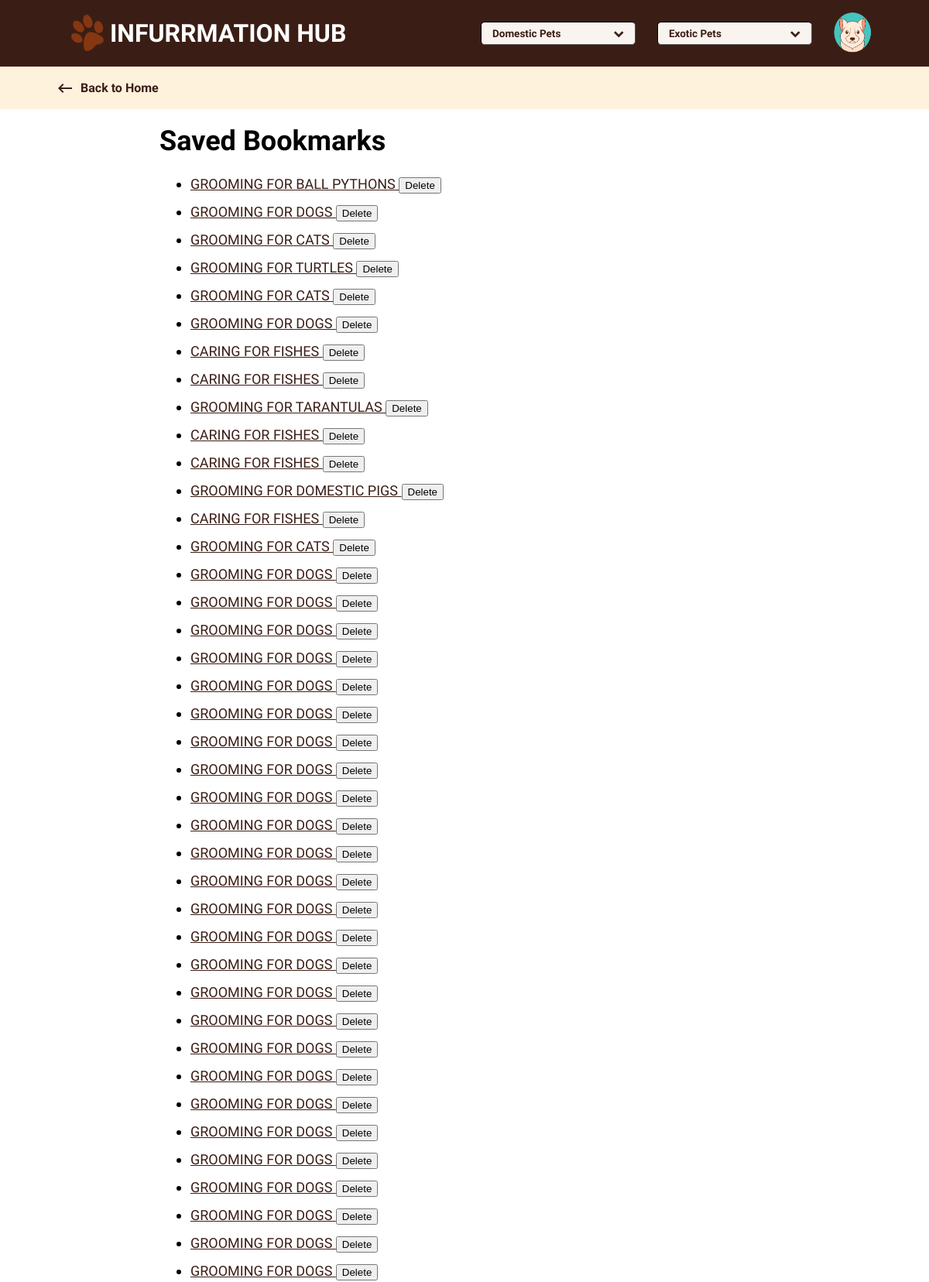
The page /saved_bookmarks.php (upper part) on the database its author committed.
### tables this page shows
CREATE TABLE `bookmarksnew` (
  `id` int(11) NOT NULL,
  `title` varchar(255) NOT NULL,
  `url` varchar(255) NOT NULL,
  `created_at` timestamp NOT NULL DEFAULT current_timestamp()
);

### htdocs/saved_bookmarks.php (the view, shortened to what this page needs)
<?php
$host = 'localhost';
$dbname = 'pethubdb';
$username = 'root';
$password = '';
try {
    $pdo = new PDO("mysql:host=$host;dbname=$dbname;charset=utf8", $username, $password);
    $pdo->setAttribute(PDO::ATTR_ERRMODE, PDO::ERRMODE_EXCEPTION);
    $stmt = $pdo->query("SELECT * FROM bookmarksnew ORDER BY created_at DESC");
    $bookmarks = $stmt->fetchAll(PDO::FETCH_ASSOC);
} catch (PDOException $e) {
    echo "Error: " . $e->getMessage();
    exit;
}
?>
<!DOCTYPE html>
<html lang="en">
<head>
  <link rel="stylesheet" href="https://cdnjs.cloudflare.com/ajax/libs/font-awesome/4.7.0/css/font-awesome.min.css">
  <link rel="stylesheet" href="general.css">
  <link rel="stylesheet" href="navbar.css">
  <link rel="stylesheet" href="contents.css">
</head>
<body>
<div class="navbar">
  <div class="left-section">
    <div class="logo-icon">
      <img class="logo-image" src="/img/logo2.png">
    </div>
    <div class="infurrmation-hub">
      <h1>INFURRMATION HUB</h1>
    </div>
  </div>
  <div class="middle-section">
    <div class="dropdown">
      <button class="button-style" id="button-spacing"><p>Domestic Pets</p><div class="chevron-down"><i class="fa fa-chevron-down"></i></div></button>
    </div>
    <div class="dropdown">
      <button class="button-style"><p>Exotic Pets</p> <div class="chevron-down"><i class="fa fa-chevron-down"></i></div></button>
    </div>
  </div>
  <div class="right-section">
    <div class="profile-section">
     <div class="profile-picture-section">
         <?php
         $profilePicture = isset($_SESSION['profilepicture']) ? $_SESSION['profilepicture'] : 'img\profile-picture-dog.png';
         ?>
         <img id="profile-img" class="profile-img" src="<?php echo htmlspecialchars($profilePicture); ?>" alt="Profile Picture">
     </div>
    </div>
  </div>
</div>
<div class="main">
  <div class="go-back-text">
    <a class="back-text" href="home.php"><div class="text-box">
      <div class="arrow-left">
        <i id="left-arrow" class="material-icons">
</i>
      </div>
        <div class="back-to-home-text">
          <p>Back to Home</p>
        </div>
    </div></a>
  </div>
  <div class="paragraph-section" >
  <div class="paragraph" id="content">
  <h1>Saved Bookmarks</h1>
<?php if (count($bookmarks) > 0): ?>
    <ul>
        <?php foreach ($bookmarks as $bookmark): ?>
            <li>
                <a href="<?php echo htmlspecialchars($bookmark['url']); ?>" target="_blank">
                    <?php echo htmlspecialchars($bookmark['title']); ?>
                </a>
                <form action="delete_bookmark.php" method="POST" style="display:inline;">
                    <button type="submit" onclick="return confirm('Are you sure you want to delete this bookmark?')">Delete</button>
                </form>
            </li>
        <?php endforeach; ?>
    </ul>
<?php else: ?>
    <p>No bookmarks saved yet.</p>
<?php endif; ?>
</div>
    </div>
</body>
</html>

### htdocs/general.css (style rules this page uses)
html { margin: 0; padding: 0; box-sizing: border-box; }
body { margin: 0; padding: 0; padding-top: 86px; font-family: 'Libre Franklin', sans-serif; }

### htdocs/navbar.css (style rules this page uses)
* { box-sizing: border-box; }
.navbar { display: flex; flex-direction: row; justify-content: space-between; position: fixed; top: 0; left: 0; right: 0; height: 86px; background-color: #3A1E16; z-index: 999; padding-left: 72px; padding-right: 72px; box-sizing: border-box; transition: transform 0.5s 0.3s; }
.left-section, .middle-section, .right-section { display: flex; height: 86px; }
.left-section { width: 420px; }
.logo-icon { display: flex; align-items: center; justify-content: center; margin-left: 16px; width: 50px; }
.logo-image { height: 50px; vertical-align: top; }
.infurrmation-hub { display: flex; align-items: center; margin-left: 4px; color: #FFFFFF; flex: 1; font-size: 16px; }
.infurrmation-hub h1 { font-weight: 670; }
.middle-section { flex: 1; justify-content: flex-end; align-items: center; margin: 0 10px; }
.dropdown { position: relative; margin: 0 14px; }
.button-style { display: flex; align-items: center; justify-content: space-between; padding: 5px 14px; border-radius: 5px; font-size: 13.5px; height: 30px; width: 200px; background-color: #F9F4EF; border: 1px inset #000000; font-family: 'Georama'; font-weight: 550; color: #3A1E16; cursor: pointer; transition: background-color 0.3s ease, color 0.3s ease; }
.right-section { display: flex; align-items: center; }
.profile-img { width: 55px; height: 55px; cursor: pointer; background-color: #3A1E16; border-radius: 50%; overflow: hidden; display: flex; align-items: center; justify-content: center; }
.profile-section { background-color: transparent; }
.profile-picture-section { position: relative; display: inline-block; }
.right-section { position: relative; }

### htdocs/contents.css (style rules this page uses)
.material-icons { font-variation-settings: 'FILL' 0, 'wght' 400, 'GRAD' 0, 'opsz' 20 }
.paragraph a { color: #3B1E16; }
p, .h1-text,h2, h3 { color: #3B1E16; }
.material-icons { display: flex; align-items: center; padding-right: 8px; flex-wrap: nowrap; }
#left-arrow { padding-right: 8px; }
.go-back-text p { display: flex; color: #3B1E16; font-size: 16px; font-weight: 600; align-items: center; justify-content: center; }
.back-to-home-text { align-items: center; }
.text-box { display: flex; align-items: center; width: 140px; height: 55px; }
.back-text { text-decoration: none; }
.paragraph-section { padding-top: 5px; margin-left: 106px; margin-right: 110px; padding-left: 100px; padding-right: 100px; padding-bottom: 100px; }
.paragraph { font-size: 18px; font-weight: 400; line-height: 25.92px; word-wrap: break-word; }
li,ul { line-height: 2; }

### rows shown on the page
bookmarksnew: title "GROOMING FOR BALL PYTHONS"
bookmarksnew: title "GROOMING FOR DOGS"
bookmarksnew: title "GROOMING FOR CATS"
bookmarksnew: title "GROOMING FOR TURTLES"
bookmarksnew: title "GROOMING FOR CATS"
bookmarksnew: title "GROOMING FOR DOGS"
bookmarksnew: title "CARING FOR FISHES"
bookmarksnew: title "CARING FOR FISHES"
bookmarksnew: title "GROOMING FOR TARANTULAS"
bookmarksnew: title "CARING FOR FISHES"
bookmarksnew: title "CARING FOR FISHES"
bookmarksnew: title "GROOMING FOR DOMESTIC PIGS"
bookmarksnew: title "CARING FOR FISHES"
bookmarksnew: title "GROOMING FOR CATS"
bookmarksnew: title "GROOMING FOR DOGS"
bookmarksnew: title "GROOMING FOR DOGS"
bookmarksnew: title "GROOMING FOR DOGS"
bookmarksnew: title "GROOMING FOR DOGS"
bookmarksnew: title "GROOMING FOR DOGS"
bookmarksnew: title "GROOMING FOR DOGS"
bookmarksnew: title "GROOMING FOR DOGS"
bookmarksnew: title "GROOMING FOR DOGS"
bookmarksnew: title "GROOMING FOR DOGS"
bookmarksnew: title "GROOMING FOR DOGS"
bookmarksnew: title "GROOMING FOR DOGS"
bookmarksnew: title "GROOMING FOR DOGS"
bookmarksnew: title "GROOMING FOR DOGS"
bookmarksnew: title "GROOMING FOR DOGS"
bookmarksnew: title "GROOMING FOR DOGS"
bookmarksnew: title "GROOMING FOR DOGS"
bookmarksnew: title "GROOMING FOR DOGS"
bookmarksnew: title "GROOMING FOR DOGS"
bookmarksnew: title "GROOMING FOR DOGS"
bookmarksnew: title "GROOMING FOR DOGS"
bookmarksnew: title "GROOMING FOR DOGS"
bookmarksnew: title "GROOMING FOR DOGS"
bookmarksnew: title "GROOMING FOR DOGS"
bookmarksnew: title "GROOMING FOR DOGS"
bookmarksnew: title "GROOMING FOR DOGS"
bookmarksnew: title "GROOMING FOR DOGS"
